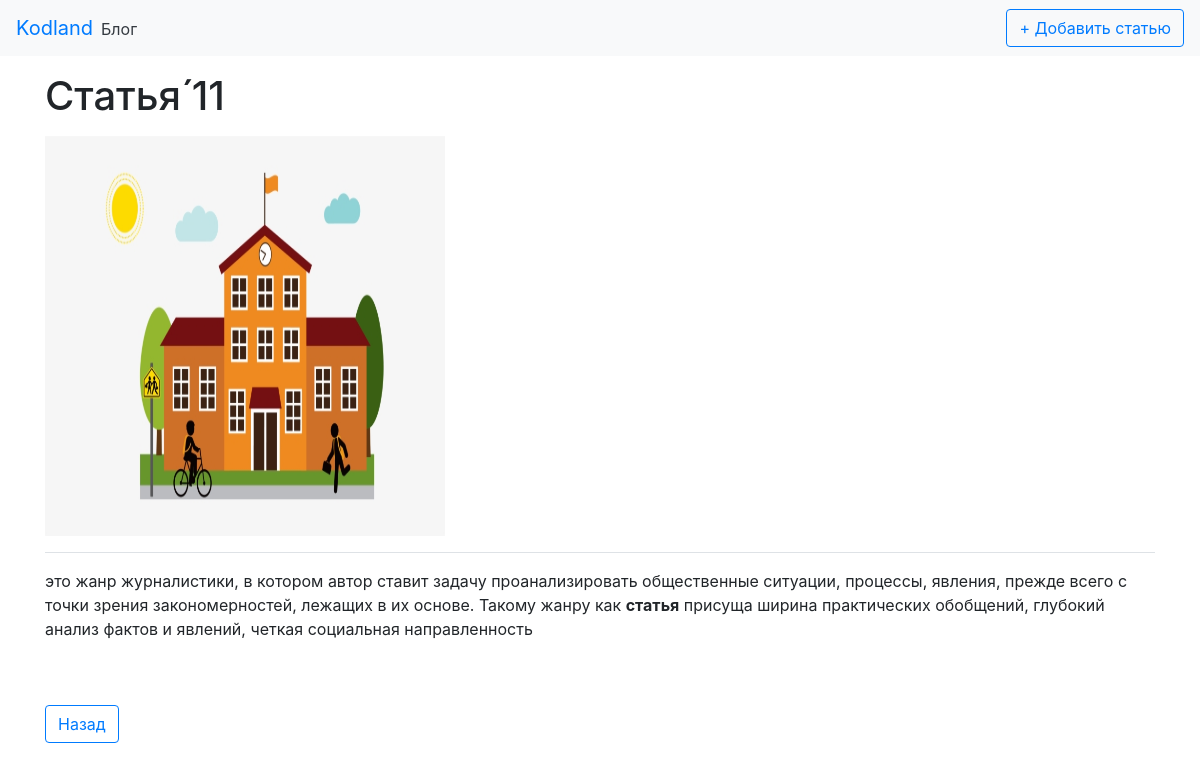
Page /article/35 on the committed database.
### myblog/models.py (models this page shows, shortened)
class Post(models.Model):
	title = models.CharField(max_length=255)
	author = models.ForeignKey(User,on_delete=models.CASCADE,null=True) #on_delete=models.CASCADE used to delete all users posts after deleting the user
	header_image = models.ImageField(null=True,blank=True, upload_to="images/")
	body = RichTextField(blank=True,null=True)
	article_date = models.DateTimeField(auto_now_add=True,null=True,blank=True)

### myblog/views.py (the view)
# urls.py: path('article/<int:pk>',ArticleDetailView.as_view(), name='article-details'),
class ArticleDetailView(DetailView):
	model = Post
	template_name = 'article_details.html'

### myblog/templates/article_details.html
{% extends 'base.html' %}
{% block content %}
<div>
<h1>{{post.title}}</h1>
{% if post.header_image %}
		<div class="mt-3 mb-3 pb-3 border-bottom">
		<img src="{{post.header_image.url}}" style="height: 400px;width: 400px">
		</div>
		{% endif %}
<div>{{post.body|safe}}</div>
<br />
<br />
<a href="{% url 'home' %}" class="btn btn-outline-primary">Назад</a>
</div>
{% endblock %}

### rows in the picture
Post: title "Статья́ 11", header_image (picture), body "это жанр журналистики, в котором автор ставит задачу проанализировать общественные ситуации, процессы, явления, прежде всего с точки зрения закономерностей, лежащих в их основе. Такому жанру как статья присуща ширина практических обобщений, глубокий анализ фактов и явлений, четкая социальная направленность"
